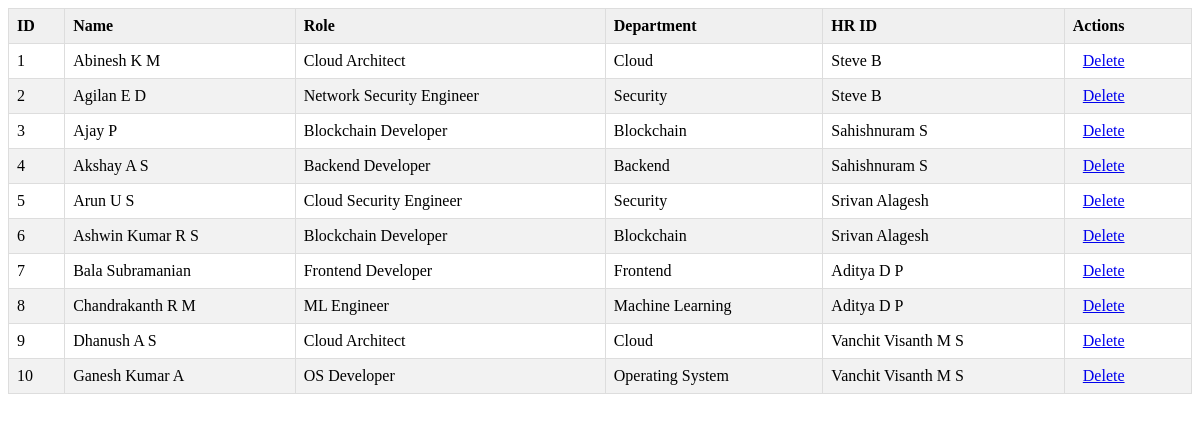
Page /home/employee_list/ on the committed database.
### DBSApp/models.py (models this page shows, shortened)
class Employee(models.Model):
    empid = models.IntegerField(primary_key=True)
    name = models.CharField(max_length=50)
    department = models.CharField(max_length=50)
    role = models.CharField(max_length=50)
    hrid=models.ForeignKey(HR,on_delete=models.SET_NULL,null=True)

class HR(models.Model):
    hrid=models.IntegerField(primary_key=True)
    name=models.CharField(max_length=50)
    username=models.CharField(max_length=50)
    password=models.CharField(max_length=50)
    Email_address=models.EmailField(max_length=50)
    def __str__(self):
        return self.name

### DBSApp/views.py (the view)
# urls.py: path('employee_list/',views.employee_list,name='employee_list'),
def employee_list(request):
    empdata=Employee.objects.all()
    empcontext={
        'empdata':empdata,
    }
    return render(request,'employee_list.html',empcontext)

### templates/employee_list.html (shortened to what this page needs)
{%load static%}
<table>
    <thead>
      <tr>
        <th>ID</th>
        <th>Name</th>
        <th>Role</th>
        <th>Department</th>
        <th>HR ID</th>
        <th>Actions</th>
      </tr>
    </thead>
    <tbody>
      {% for employee in empdata %}
      <tr>
        <td>{{ employee.empid }}</td>
        <td>{{ employee.name }}</td>
        <td>{{ employee.role }}</td>
        <td>{{ employee.department }}</td>
        <td>{{ employee.hrid }}</td>
        <td>
          <a href="{% url 'delemployee' employee.empid %}" class="btn btn-danger" onclick="return confirm('Are you sure you want to delete this employee?')">Delete</a>
        </td>
      </tr>
      {% endfor %}
    </tbody>
  </table>

### templates/employee_list.html (style rules this page uses)
table { border-collapse: collapse; width: 100%; }
th, td { border: 1px solid #ddd; padding: 8px; text-align: left; }
th { background-color: #f0f0f0; }
tr:nth-child(even) { background-color: #f2f2f2; }
.btn { padding: 5px 10px; border: none; border-radius: 5px; cursor: pointer; }

### rows in the picture
Employee: empid "1", name "Abinesh K M", role "Cloud Architect", department "Cloud", hrid "Steve B"
Employee: empid "2", name "Agilan E D", role "Network Security Engineer", department "Security", hrid "Steve B"
Employee: empid "3", name "Ajay P", role "Blockchain Developer", department "Blockchain", hrid "Sahishnuram S"
Employee: empid "4", name "Akshay A S", role "Backend Developer", department "Backend", hrid "Sahishnuram S"
Employee: empid "5", name "Arun U S", role "Cloud Security Engineer", department "Security", hrid "Srivan Alagesh"
Employee: empid "6", name "Ashwin Kumar R S", role "Blockchain Developer", department "Blockchain", hrid "Srivan Alagesh"
Employee: empid "7", name "Bala Subramanian", role "Frontend Developer", department "Frontend", hrid "Aditya D P"
Employee: empid "8", name "Chandrakanth R M", role "ML Engineer", department "Machine Learning", hrid "Aditya D P"
Employee: empid "9", name "Dhanush A S", role "Cloud Architect", department "Cloud", hrid "Vanchit Visanth M S"
Employee: empid "10", name "Ganesh Kumar A", role "OS Developer", department "Operating System", hrid "Vanchit Visanth M S"
